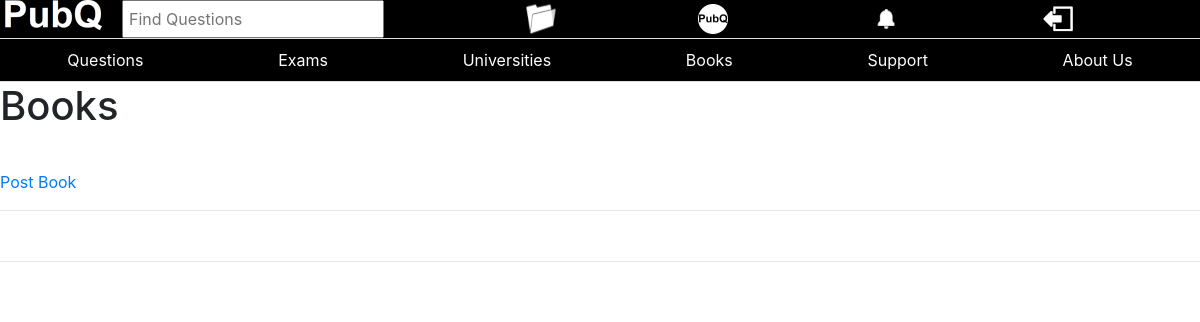
Page /books (signed in) on the earlier database version.
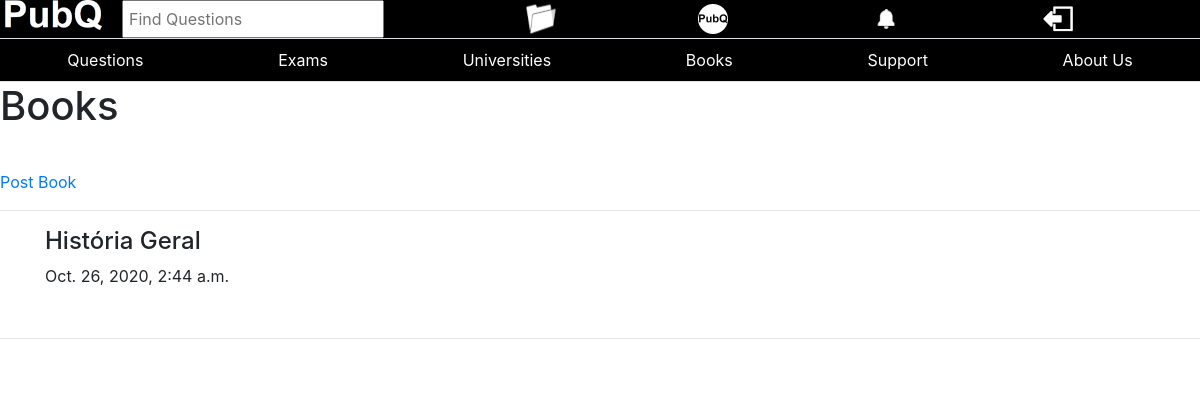
Same page on the later database version.
### base/models.py (models this page shows, shortened)
class Book(models.Model):
    date_created = models.DateTimeField(auto_now_add=True, null=True)
    title = models.CharField(max_length=100)
    is_public = models.BooleanField(default=True, blank=True)
    note = models.CharField(max_length=400, blank=True, null=True)
    questions = models.ManyToManyField(Question, blank=True)
    subject = models.ManyToManyField(Subject, blank=True)
    reports = models.ManyToManyField(Report, blank=True)

### base/views.py (the view)
# urls.py: path("books", views.books, name="books"),
@login_required(login_url="login")
def books(request):
    books = Book.objects.all()
    paginator = Paginator(books, 5)
    page = request.GET.get("page")
    try:
        books = paginator.page(page)
    except PageNotAnInteger:
        books = paginator.page(1)
    except EmptyPage:
        books = paginator.page(paginator.num_pages)
    context = {
        "page": page,
        "books": books,
    }
    return render(request, "base/books.html", context)

### base/templates/base/books.html (shortened to what this page needs)
{%  extends 'base/main.html' %}
{% block content %}
<div>
    <h1 style="margin-bottom:40px;">Books</h1>
    <a href="postbook" type="submit">Post Book</a>
    <hr>
    <div class="container">
        {% for book in books %}
            <h4>{{book.title}}</h4>
            <p>{{book.date_created}}</p>
        {% endfor %}
    </div>
</div>
{% endblock %}

Differences in the rows shown:
added Book: title "História Geral", date_created "Oct. 26, 2020, 2:44 a.m."
